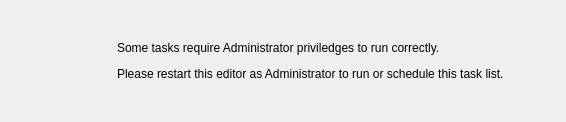
<?xml version="1.0" encoding="UTF-8"?>
<ui version="4.0">
 <class>AdminRightsWarning</class>
 <widget class="QFrame" name="AdminRightsWarning">
  <property name="geometry">
   <rect>
    <x>0</x>
    <y>0</y>
    <width>566</width>
    <height>112</height>
   </rect>
  </property>
  <property name="windowTitle">
   <string>Frame</string>
  </property>
  <layout class="QHBoxLayout" name="horizontalLayout">
   <item>
    <widget class="QLabel" name="imgWarning">
     <property name="sizePolicy">
      <sizepolicy hsizetype="Fixed" vsizetype="Fixed">
       <horstretch>0</horstretch>
       <verstretch>0</verstretch>
      </sizepolicy>
     </property>
     <property name="minimumSize">
      <size>
       <width>100</width>
       <height>100</height>
      </size>
     </property>
     <property name="maximumSize">
      <size>
       <width>100</width>
       <height>100</height>
      </size>
     </property>
     <property name="text">
      <string/>
     </property>
     <property name="pixmap">
      <pixmap>../resources/warning-icon-png-2746.png</pixmap>
     </property>
     <property name="scaledContents">
      <bool>true</bool>
     </property>
    </widget>
   </item>
   <item>
    <widget class="QLabel" name="textWarning">
     <property name="text">
      <string>&lt;html&gt;&lt;head/&gt;&lt;body&gt;&lt;p&gt;Some tasks require Administrator priviledges to run correctly.&lt;/p&gt;&lt;p&gt;Please restart this editor as Administrator to run or schedule this task list.&lt;/p&gt;&lt;/body&gt;&lt;/html&gt;</string>
     </property>
    </widget>
   </item>
  </layout>
 </widget>
 <resources/>
 <connections/>
</ui>
